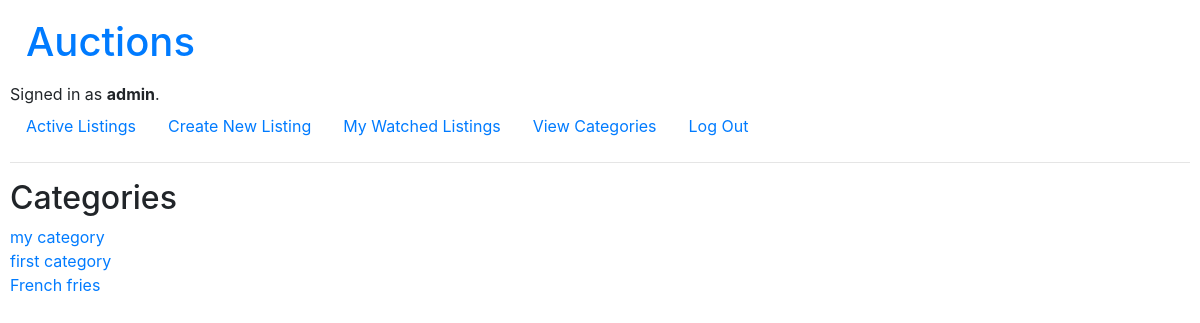
Page /category (signed in) on the committed database.
### auctions/models.py (models this page shows)
class User(AbstractUser):
    pass

class Category(models.Model):
    category = models.CharField(max_length=255)
    def __str__(self):
        return f"{self.category}"

### auctions/views.py (the view)
# urls.py: path("category", views.category, name="category"),
def category(request, category_type=None):
    if category_type is None:
        category = Category.objects.all()
        return render(request, 'auctions/category.html', {'category': category})
    listings = Listing.objects.filter(
        category=Category.objects.get(category=category_type))
    return render(request, 'auctions/index.html', {'listings': listings})

### auctions/templates/auctions/category.html
{% extends "auctions/layout.html" %}
{% block body %}
<div>
    <h2>Categories</h2>
    <div>
        {% for c in category %}
        <div>
            <a href="/category/{{c}}/list">{{c}}</a>
        </div>
        {% endfor %}
    </div>
</div>
{% endblock %}

### auctions/templates/auctions/layout.html (shortened to what this page needs)
{% load static %}
<!DOCTYPE html>
<html lang="en">
<head>
    <link rel="stylesheet" href="https://stackpath.bootstrapcdn.com/bootstrap/4.4.1/css/bootstrap.min.css"
>
    <link href="{% static 'auctions/styles.css' %}" rel="stylesheet">
</head>
<body>
    <h1><a class="nav-link" href="{% url 'index' %}">Auctions</a></h1>
    <div>
        {% if user.is_authenticated %}
        Signed in as <strong>{{ user.username }}</strong>.
        {% else %}
        Not signed in.
        {% endif %}
    </div>
    <ul class="nav">
        <li class="nav-item">
            <a class="nav-link" href="{% url 'index' %}">Active Listings</a>
        </li>
        {% if user.is_authenticated %}
        <li class="nav-item">
            <a class="nav-link" href="{% url 'create' %}">Create New Listing</a>
        </li>
        <li class="nav-item">
            <a class="nav-link" href="{% url 'watchlist' %}">My Watched Listings</a>
        </li>
        <li class="nav-item">
            <a class="nav-link" href="{% url 'category' %}">View Categories</a>
        </li>
        <li class="nav-item">
            <a class="nav-link" href="{% url 'logout' %}">Log Out</a>
        </li>
        {% endif %}
    </ul>
    <hr>
    {% block body %}
    {% endblock %}
</body>
</html>

### auctions/static/auctions/styles.css (style rules this page uses)
body { padding: 10px; }

### rows in the picture
User: username "admin"
Category: category "my category"
Category: category "first category"
Category: category "French fries"
